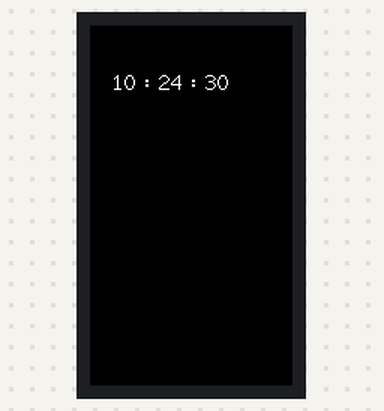
A sketch run on a simulated ESP32. On the bench: 135×240 colour display. The local clock reads 2024-03-15 10:24:30 at power-on unless the sketch sets it.

Above: at 0.2 s.
At 14.1 s:
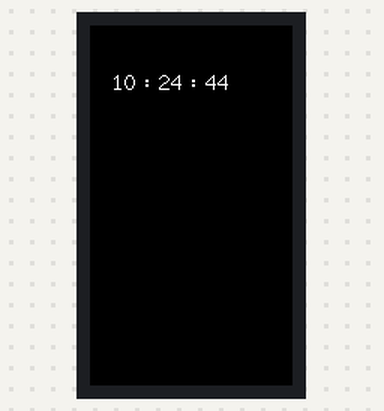
At 19.4 s:
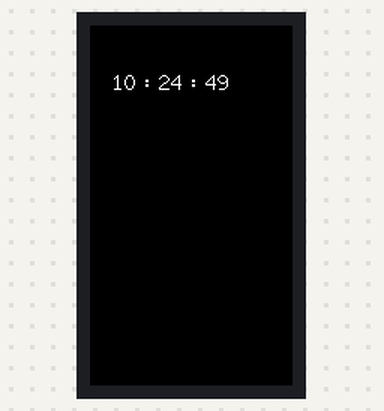
At 28.0 s:
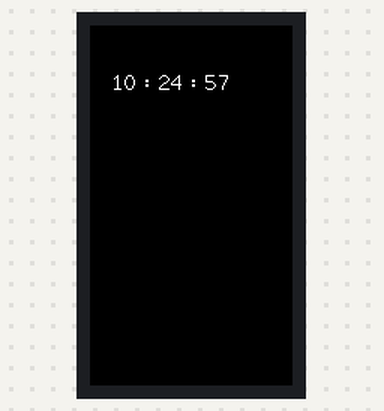
At 38.6 s:
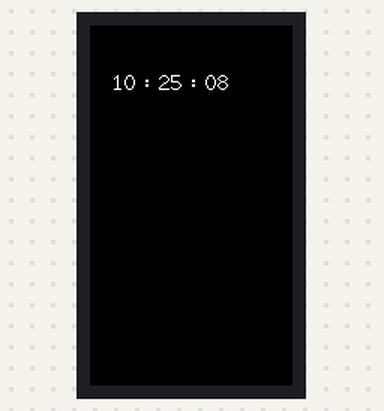

The sketch:

initApp.ino
```cpp
#include <M5StickCPlus.h>

void setup() {
  // put your setup code here, to run once:
  M5.begin();
}

void loop() {
  // put your main code here, to run repeatedly:
  m5.Lcd.fillScreen(BLACK);
  M5.Rtc.GetBm8563Time();
  M5.Lcd.setCursor(15, 30, 2);
  M5.Lcd.printf("%02d : %02d : %02d", M5.Rtc.Hour, M5.Rtc.Minute, M5.Rtc.Second);
  delay(1000);
  m5.Lcd.fillScreen(WHITE);
}
```

Measured:
- what the display in image 0 shows lasts 1.0 s, from 0.2 s to 1.2 s
